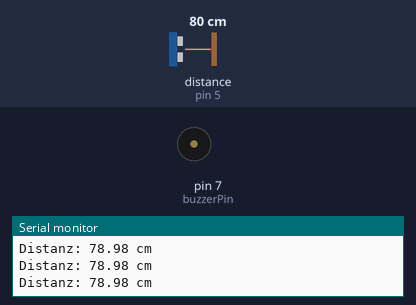
The sketch below on a simulated Arduino Uno, built with avr-gcc and run on an emulated ATmega328P. Shown: buzzer (waves = sounding), the last lines printed to the serial monitor. Wiring (inferred from the names in the program): ultrasonic range finder: trigger pin 6; echo pin 5. Inputs (shaded band) come from the test bench; at power-on: distance to the obstacle (sensor on pin 5) 80 cm. The echo pulse lasts 58.3 µs per cm.

Above: at 1.2 s.
1.3 s: distance to the obstacle (sensor on pin 5) set to 12 cm
2.8 s: distance to the obstacle (sensor on pin 5) set to 9 cm
At 5.7 s:
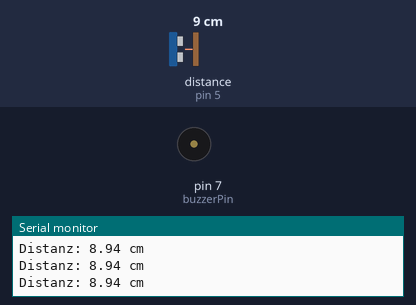
5.8 s: distance to the obstacle (sensor on pin 5) set to 250 cm
At 6.8 s:
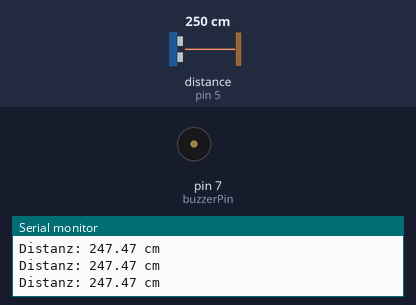
Timing chart, 0 to 8.8 s (numbered marks = the images above; inputs shaded):
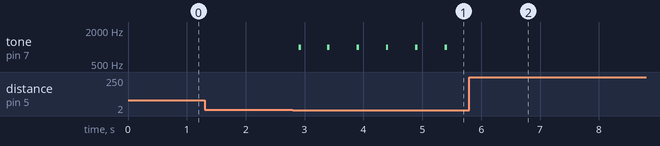

The sketch:

einparkhilfe.ino
```cpp
/*
  Einparkhilfe

  Komponenten:

    Ultraschall Sensor HC-SR04

    Buzzer (generisch)

  erstellt am 9. Dez 2022
  von Spiridon Fotiadis
*/

#define echoPin 5 // Pin 5 als echoPin des HC-SR04 definieren
#define trigPin 6 // Pin 6 als trigPin des HC-SR04 definieren
#define buzzerPin 7  // Pin 7 als buzzerPin definieren

// lokale Variablen
long duration; // Variable für die Dauer, die das Echo braucht um zurück zu kommen
float distance;  // Variable für die Distanzmessung

void setup() {
  pinMode(trigPin, OUTPUT); // trigPin als OUTPUT setzen
  pinMode(echoPin, INPUT);  // echoPin als INPUT setzen

  Serial.begin(9600);
}

void loop() {
  // neutralen trigPin zustand setzen
  digitalWrite(trigPin, LOW);
  delayMicroseconds(2);

  // 10 microsekunden lang einen Ultraschall senden
  digitalWrite(trigPin, HIGH);
  delayMicroseconds(10);
  digitalWrite(trigPin, LOW);

  // echoPin lesen, gibt die Reisedauer des Echos in mikrosekunden wieder
  duration = pulseIn(echoPin, HIGH);

  // Distanz berechnen
  distance = duration * 0.034 / 2; // Schallgeschwindigkeit cm/mikrosekunden geteilt durch zwei für hin und zurück

  // Distanz in cm ausgeben
  Serial.print("Distanz: ");
  Serial.print(distance);
  Serial.println(" cm");

  // Wenn die Distanz unter einem Meter ist
  if (distance < 10 and distance > 3) {
    tone(buzzerPin, 1000); // wird ein Ton ausgegeben
    delay(40);
    noTone(buzzerPin);     // Ton wieder ausschalten
    delay(distance*40);  // Distanz mal 4 Milisekunden warten
  }
  if (distance < 3){
    tone(buzzerPin, 1000);
  }
  delay(100);
}
```

Measured:
- the behaviour switches between 11 and 10 cm on distance to the obstacle (sensor on pin 5) (found by bisection; images 0 and 1)
- after the input at 2.8 s, tone on pin 7 (buzzerPin): alternates 1000 Hz for 0.04 s and silent for 0.46 s, starting after 0.10 s
- after the input at 5.8 s, tone on pin 7 (buzzerPin): stops changing and stays silent
